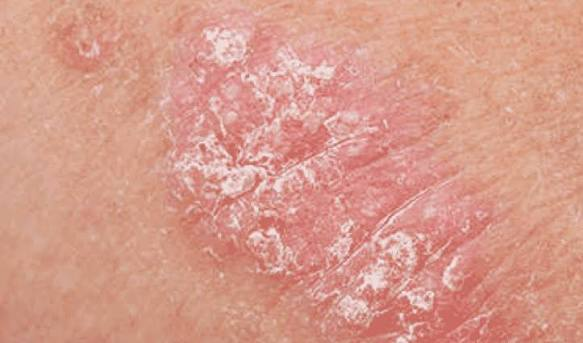
#> input picture uploads/images/ae0a6d979322453ca909d07fa5fbeeb4.jpg, 583 x 343 px
$ python -i image_quality.py   (imports and definitions only)   (older library calls are emulated)
#> lines starting #> are read from the running program, lines starting #| are printed output that depends on the picture
from pathlib import Path

import cv2
import numpy as np


# ============================================================
# CONFIGURATION
# ============================================================

MIN_WIDTH = 100
MIN_HEIGHT = 100

# These are initial engineering thresholds.
# They can be calibrated after running the assessment
# over the PAD-UFES-20 dataset.

MIN_BLUR_SCORE = 50.0

MIN_BRIGHTNESS = 40.0
MAX_BRIGHTNESS = 220.0

MIN_CONTRAST = 20.0


# ============================================================
# IMAGE LOADING
# ============================================================

def load_image(image_path):
    """
    Load an image using OpenCV.

    Returns:
        image: BGR image
    """

    image_path = Path(image_path)

    if not image_path.exists():
        raise FileNotFoundError(
            f"Image not found: {image_path}"
        )

    image = cv2.imread(
        str(image_path),
        cv2.IMREAD_COLOR
    )

    if image is None:
        raise ValueError(
            f"Unable to read image: {image_path}"
        )

    return image


# ============================================================
# BLUR / SHARPNESS
# ============================================================

def calculate_blur_score(image):
    """
    Calculate image sharpness using
    variance of the Laplacian.

    Higher value generally indicates
    stronger image detail/sharpness.
    """

    gray = cv2.cvtColor(
        image,
        cv2.COLOR_BGR2GRAY
    )

    laplacian = cv2.Laplacian(
        gray,
        cv2.CV_64F
    )

    return float(laplacian.var())


# ============================================================
# BRIGHTNESS
# ============================================================

def calculate_brightness(image):
    """
    Calculate mean grayscale intensity.

    Range:
        approximately 0 - 255
    """

    gray = cv2.cvtColor(
        image,
        cv2.COLOR_BGR2GRAY
    )

    return float(gray.mean())


# ============================================================
# CONTRAST
# ============================================================

def calculate_contrast(image):
    """
    Calculate grayscale standard deviation
    as a simple contrast measure.
    """

    gray = cv2.cvtColor(
        image,
        cv2.COLOR_BGR2GRAY
    )

    return float(gray.std())


# ============================================================
# IMAGE DIMENSIONS
# ============================================================

def check_dimensions(image):
    """
    Check whether image dimensions are
    large enough for processing.
    """

    height, width = image.shape[:2]

    valid = (
        width >= MIN_WIDTH
        and height >= MIN_HEIGHT
    )

    return {
        "width": width,
        "height": height,
        "valid": valid,
    }


# ============================================================
# COMPLETE IMAGE QUALITY ASSESSMENT
# ============================================================

def assess_image_quality(image_path):
    """
    Perform complete image quality assessment.

    Returns a dictionary containing:

        - readability
        - dimensions
        - blur score
        - brightness
        - contrast
        - individual quality checks
        - overall quality status
    """

    result = {
        "image_path": str(image_path),
        "readable": False,
        "width": 0,
        "height": 0,
        "blur_score": 0.0,
        "brightness": 0.0,
        "contrast": 0.0,
        "blur_ok": False,
        "brightness_ok": False,
        "contrast_ok": False,
        "dimensions_ok": False,
        "quality_status": "INVALID",
    }

    try:
        image = load_image(image_path)
#> in load_image, image is the input picture: shape (343, 583, 3); mean B, G, R 139.1, 154.7, 215.3

        result["readable"] = True

        # Dimensions
        dimension_result = check_dimensions(image)
#> dimension_result = {'width': 583, 'height': 343, 'valid': True}

        result["width"] = dimension_result["width"]
        result["height"] = dimension_result["height"]
        result["dimensions_ok"] = dimension_result["valid"]

        # Blur / sharpness
        blur_score = calculate_blur_score(image)
#> in calculate_blur_score, `gray = cv2.cvtColor( image, cv2.COLOR_BGR2GRAY )`:
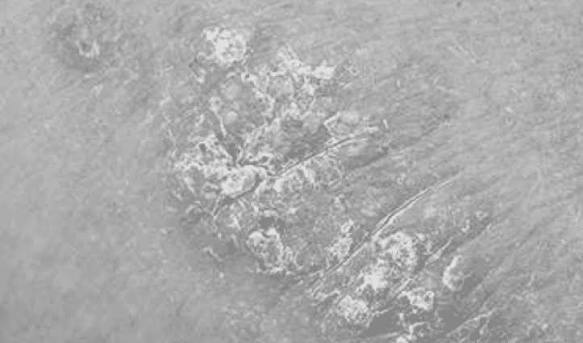
#> gray: shape (343, 583); min 116, max 239, mean 171.1
#> in calculate_blur_score, `laplacian = cv2.Laplacian( gray, cv2.CV_64F )`:
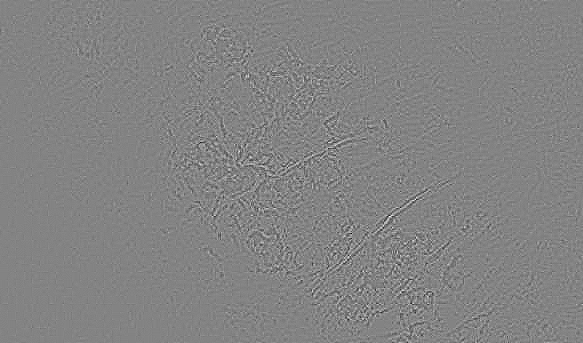
#> laplacian: shape (343, 583) float64; min -129, max 121, mean 0; drawn with min black and max white
#> blur_score = 113.8

        result["blur_score"] = round(
            blur_score,
            4
        )

        result["blur_ok"] = (
            blur_score >= MIN_BLUR_SCORE
        )

        # Brightness
        brightness = calculate_brightness(image)
#> brightness = 171.1

        result["brightness"] = round(
            brightness,
            4
        )

        result["brightness_ok"] = (
            MIN_BRIGHTNESS
            <= brightness
            <= MAX_BRIGHTNESS
        )

        # Contrast
        contrast = calculate_contrast(image)
#> contrast = 15.05

        result["contrast"] = round(
            contrast,
            4
        )

        result["contrast_ok"] = (
            contrast >= MIN_CONTRAST
        )

        # Overall status
        checks = [
            result["dimensions_ok"],
            result["blur_ok"],
            result["brightness_ok"],
            result["contrast_ok"],
        ]
#> checks = [True, True, True, False]

        passed = sum(checks)
#> passed = 3

        if passed == 4:
            result["quality_status"] = "GOOD"

        elif passed >= 2:
            result["quality_status"] = "WARNING"

        else:
            result["quality_status"] = "POOR"

    except Exception as exc:
        result["quality_status"] = "INVALID"
        result["error"] = str(exc)

    return result

>>> result = assess_image_quality('../uploads/images/ae0a6d979322453ca909d07fa5fbeeb4.jpg')
#> result = 12 items
